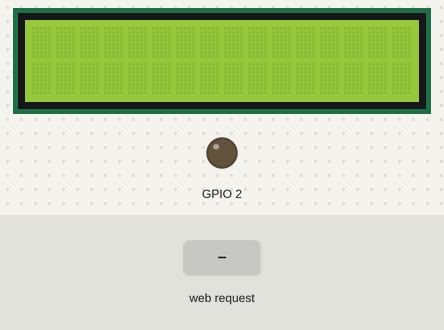
The sketch below on a simulated ESP32. Shown: 16×2 character LCD, output pins drawn as LEDs (lit = HIGH). The test bench sets the inputs (shaded band). WiFi joins after 1.5 s; servers stay silent unless stated; what the sketch prints to the serial monitor is not drawn.

Above: at 2.7 s.
2.8 s: HTTP request GET /ON received
At 10.1 s:
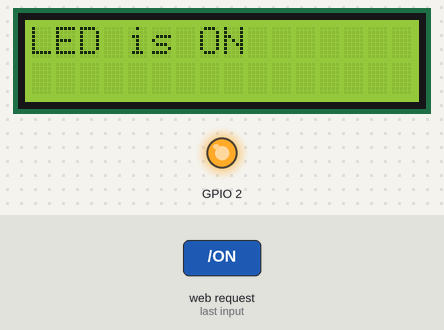
11.0 s: HTTP request GET /OFF received
At 18.1 s:
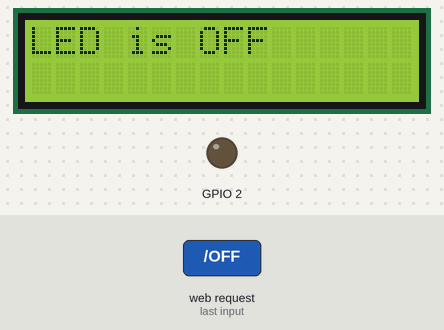
Timing chart, 0 to 19.6 s (numbered marks = the images above; inputs shaded):
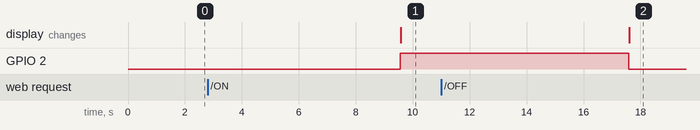

The sketch:

LED_Control.ino
```cpp
//toggle LED via website and represent the status of LED in LCD using I2C
#include<WiFi.h>
#include<LiquidCrystal_I2C.h>

LiquidCrystal_I2C lcd(0x27, 16, 2);//adddress, columns, rows

const char* ssid = "Enter your ssid here";
const char* password = "Enter your password here";
String header;
String temp_string;
float temp;
String led_state = "";
//html code to display on the website
const char* code = "<!DOCTYPE html>\n"
                   "<html>\n"
                   "<head>\n"
                   "<style>\n"
                   ".button\n"
                   "{\n"
                   "  border: none;\n"
                   "  color: white;\n"
                   "  padding: 15px 32px;\n"
                   "  text-align: center;\n"
                   "  display: inline-block;\n"
                   "  font-size: 16px;\n"
                   "  margin: 4px 2px;\n"
                   "  cursor: pointer;\n"
                   "  background-color: #4CAF50;\n"
                   "}\n"
                   "</style>\n"
                   "</head>\n"
                   "<body>\n";

//code when LED is in on state
const char* on_code = "<a href=\"/OFF\"><button class = \"button\" onclick = \"alert('Turn the LED off?')\">OFF</button></a>\n";
//code when LED is in off state
const char* off_code = "<a href=\"/ON\"><button class = \"button\" onclick = \"alert('Turn the LED on?')\">ON</button></a>\n";
const char* code1 = "</body>\n"
                    "</html>\n";

WiFiServer server(80);

//timeout timers
/*
unsigned long currentTime = millis();
unsigned long previousTime = 0;
const long timeoutTime = 2000;//time out
*/
void setup() {
  pinMode(2, OUTPUT);
  Serial.begin(115200);
  lcd.init();//initializing lcd
  lcd.backlight();//turning on back light
  Serial.print("Connecting to: ");
  Serial.println(ssid);
  WiFi.begin(ssid, password);

  while(WiFi.status() != WL_CONNECTED)
  {
    Serial.print(".");
    delay(500);
  }
  Serial.println("");
  Serial.println("Connected to WiFi");
  Serial.print("IP : ");
  Serial.println(WiFi.localIP());
  server.begin();
}

void loop() {
  WiFiClient client = server.available(); //listening for client connection
  delay(4000);//delay 4 secs

  if(client)
  {
    //currentTime = millis();
    //previousTime = currentTime;
    Serial.println("New Client");
    String currentLine = ""; //making string to store the data from the client which is of one line
    while(client.connected()) //as long as client is connected and there is no timeout
    {
      if(client.available()) //bytes available to be read from client
      {
        char c = client.read();
        Serial.write(c);
        header += c;
        if(c == '\n')
        {
          if(currentLine.length() == 0)//if two current lines are received then it marks the end of HTTP request (2 \n in a row)
          //therefore send the html data to the client
          {
            //HTTP headers start with response code, content type and ends with blank line (2 \n in a row)
            client.println("HTTP/1.1 200 OK");
            client.println("Content-type:text/html");
            client.println("Connection: close");
            client.println();

            //html code for the front end of the web server
            //HTTP response will be a html code and ends with again blank line (2 \n in a row)
            if(header.indexOf("GET /ON") >= 0)//if http header(request) has "GET /ON" string in it
            {
              digitalWrite(2, HIGH);
              client.print(code);
              client.print(on_code);
              client.print(code1);
              client.println();//http response ends with two newlines
              Serial.println("LED is ON");
              lcd.clear();//clearing the lcd
              lcd.setCursor(0,0);//setting cursor
              lcd.print("LED is ON");//printing to the LCD
            }
            else if(header.indexOf("GET /OFF") >= 0)
            {
              digitalWrite(2, LOW);
              client.print(code);
              client.print(off_code);
              client.print(code1);
              client.println();//http response ends with two newlines
              Serial.println("LED is OFF");
              lcd.clear();//clearing the lcd
              lcd.setCursor(0,0);//setting cursor
              lcd.print("LED is OFF");//printing to the LCD
            }
            else
            {
              client.print(code);
              client.print(off_code);
              client.print(code1);
              client.println();//http response ends with two newlines
              //Serial.println("LED is OFF");
              //lcd.clear();//clearing the lcd
              //lcd.setCursor(0,0);//setting cursor
              //lcd.print("LED is OFF");//printing to the LCD
            }
            break;
          }
          else//if new line is received we need to clear currentLine
          {
            currentLine = "";
          }
        }
        else if(c != '\r')
        {
          currentLine += c;
        }
      }
    }
    //Serial.println(header);
    header = "";
    client.stop();
    Serial.println("Client disconnected");
    Serial.println("");
  }
}
```

Measured:
- after the input at 2.8 s, GPIO 2: LOW → HIGH after 6.8 s; the display: changes after 6.8 s (image 1)
- after the input at 11.0 s, GPIO 2: HIGH → LOW after 6.6 s; the display: changes after 6.6 s (image 2)
